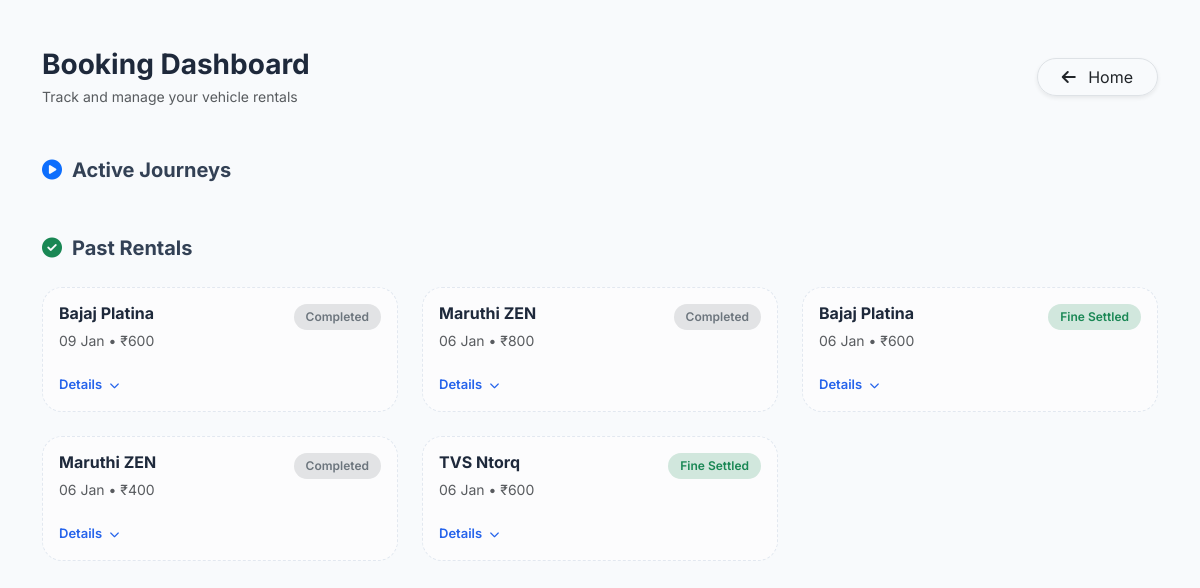
Screenshot of /my_bookings/ (signed in) with the database file from the repository.
### wheelzy_app/models.py (models this page shows, shortened)
class Booking(models.Model):
    STATUS_CHOICES = [
        ("payment_pending", "Payment Pending"),
        ("pending", "Pending"),
        ("confirmed", "Confirmed"),
        ("in_use", "In Use"),
        ("returned", "Returned"),
        ("damage_reported", "Damage Reported"),
        ("cancelled", "Cancelled"),
    ]
    user = models.ForeignKey(User, on_delete=models.CASCADE)
    vehicle = models.ForeignKey(Vehicle, on_delete=models.CASCADE)
    start_time = models.DateTimeField()
    end_time = models.DateTimeField()
    total_price = models.PositiveIntegerField(default=0)
    status = models.CharField(max_length=30, choices=STATUS_CHOICES, default="payment_pending")
    is_rent_paid = models.BooleanField(default=False)
    ordered_at = models.DateTimeField(auto_now_add=True)
    razorpay_order_id = models.CharField(max_length=255, blank=True, null=True)
    razorpay_payment_id = models.CharField(max_length=255, blank=True, null=True)
    razorpay_signature = models.CharField(max_length=255, blank=True, null=True)

class Vehicle(models.Model):
    VEHICLE_TYPES = (
        ("car", "Car"),
        ("bike", "Bike"),
    )
    owner = models.ForeignKey(
        User,
        on_delete=models.CASCADE,
        related_name="vehicles",
        null=True,
        blank=True
    )
    vehicle_name = models.CharField(max_length=255)
    vehicle_type = models.CharField(max_length=25, choices=VEHICLE_TYPES)
    number_plate = models.CharField(max_length=50, unique=True)
    price_per_hour = models.PositiveIntegerField()
    seats = models.PositiveIntegerField(blank=True)
    image = CloudinaryField('vehicle_images', blank=True, null=True)
    is_available = models.BooleanField(default=True)

### wheelzy_app/views.py (the view)
# urls.py: path("my_bookings/", views.my_bookings, name="my_bookings"),
@login_required
def my_bookings(request):
    bookings = (
        Booking.objects
        .filter(user=request.user,is_rent_paid=True)
        .select_related("vehicle", "damage_report")
        .order_by("-ordered_at")
    )
    has_unpaid_damage = DamageReport.objects.filter(
        booking__user=request.user,
        is_paid=False
    ).exists()
    return render(
        request,
        "my_bookings.html",
        {
            "bookings": bookings,
            "has_unpaid_damage": has_unpaid_damage
        }
    )

### wheelzy_app/templates/my_bookings.html (shortened to what this page needs)
{% load static %}
<!DOCTYPE html>
<html lang="en">
<head>
    <link rel="stylesheet" href="https://cdnjs.cloudflare.com/ajax/libs/font-awesome/6.5.1/css/all.min.css">
    <link href="https://cdn.jsdelivr.net/npm/bootstrap@5.3.2/dist/css/bootstrap.min.css" rel="stylesheet">
</head>
<body>
<div class="container py-5">
    <div class="d-flex justify-content-between align-items-center mb-5">
        <div>
            <h1 class="fw-bold h3 mb-1">Booking Dashboard</h1>
            <p class="text-muted small mb-0">Track and manage your vehicle rentals</p>
        </div>
        <a href="{% url 'home' %}" class="btn btn-white border shadow-sm rounded-pill px-4">
            <i class="fa-solid fa-arrow-left me-2"></i> Home
        </a>
    </div>
    <div class="section-title">
        <i class="fa-solid fa-circle-play text-primary"></i> Active Journeys
    </div>
    <div class="section-title">
        <i class="fa-solid fa-circle-check text-success"></i> Past Rentals
    </div>
    <div class="row g-4">
        {% for booking in bookings %}
        {% if booking.status == "returned" or booking.damage_report.is_paid %}
        <div class="col-md-6 col-xl-4">
            <div class="booking-card completed p-3">
                <div class="d-flex justify-content-between">
                    <h6 class="fw-bold mb-1">{{ booking.vehicle.vehicle_name }}</h6>
                    {% if booking.damage_report.is_paid %}
                        <span class="status-badge bg-success-subtle text-success">Fine Settled</span>
                    {% else %}
                        <span class="status-badge bg-secondary-subtle text-secondary">Completed</span>
                    {% endif %}
                </div>
                <p class="small text-muted mb-3">{{ booking.start_time|date:"d M" }} • ₹{{ booking.total_price }}</p>
                <button class="collapse-btn mt-2" type="button" data-bs-toggle="collapse" data-bs-target="#completed{{ booking.id }}">
                    Details <i class="fa-solid fa-chevron-down ms-1" style="font-size: 10px;"></i>
                </button>
            </div>
        </div>
        {% endif %}
        {% endfor %}
    </div>
</div>
</body>
</html>

### wheelzy_app/templates/my_bookings.html (style rules this page uses)
:root { --primary: #2563eb; --success: #10b981; --warning: #f59e0b; --danger: #ef4444; --bg: #f8fafc; --card-border: #e2e8f0; }
body { background-color: var(--bg); font-family: 'Inter', sans-serif; color: #1e293b; }
.section-title { font-size: 1.25rem; font-weight: 700; color: #334155; margin-bottom: 1.5rem; display: flex; align-items: center; gap: 10px; }
.booking-card { background: white; border: 1px solid var(--card-border); border-radius: 20px; padding: 1.5rem; transition: all 0.3s ease; position: relative; overflow: hidden; }
.booking-card.completed { background: #fcfcfd; border-style: dashed; }
.status-badge { font-size: 0.75rem; padding: 4px 12px; border-radius: 50px; font-weight: 600; }
.collapse-btn { border: none; background: none; color: var(--primary); font-weight: 600; font-size: 13px; padding: 0; }

### rows the page displays
Booking: vehicle.vehicle_name "Bajaj Platina", shows "Completed", start_time "09 Jan", total_price "600"
Booking: vehicle.vehicle_name "Maruthi ZEN", shows "Completed", start_time "06 Jan", total_price "800"
Booking: vehicle.vehicle_name "Bajaj Platina", shows "Fine Settled", start_time "06 Jan", total_price "600"
Booking: vehicle.vehicle_name "Maruthi ZEN", shows "Completed", start_time "06 Jan", total_price "400"
Booking: vehicle.vehicle_name "TVS Ntorq", shows "Fine Settled", start_time "06 Jan", total_price "600"
